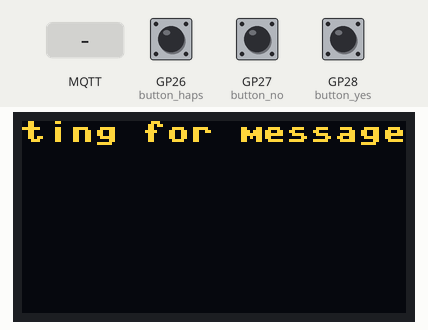
A program run on a simulated Raspberry Pi Pico running MicroPython. Parts: 128×64 one-colour display. The test bench sets the inputs (shaded band); at power-on: GP26 (button_haps) HIGH, GP27 (button_no) HIGH, GP28 (button_yes) HIGH. The OLED is the two-colour kind (top 16 rows yellow); WiFi joins after 1.5 s; no MQTT or app messages arrive unless stated; library files of the repository ran but are not shown: ssd1306.py, queue.py; what the program prints to the serial console is not drawn.

Above: at 4.7 s.
4.8 s: GP26 (button_haps) pulled LOW for 0.15 s
At 5.5 s:
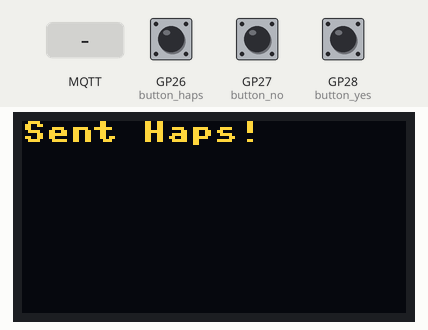
6.7 s: GP27 (button_no) pulled LOW for 0.15 s
At 7.9 s:
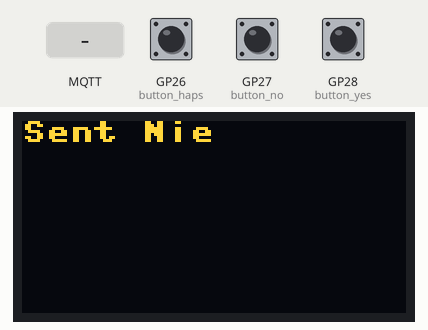
8.4 s: GP28 (button_yes) pulled LOW for 0.15 s
At 9.0 s:
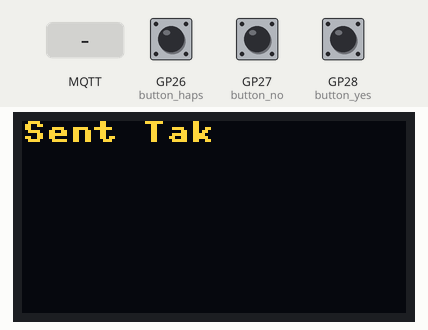
10.1 s: MQTT message "0.0.0.0" arrives on the first subscribed topic
At 11.0 s:
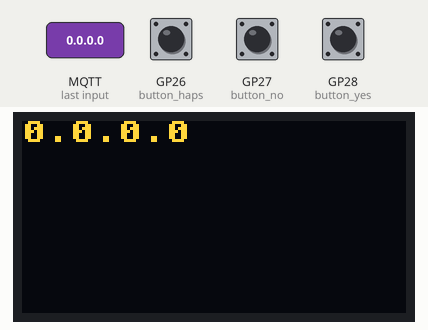
11.8 s: MQTT message "on" arrives on the first subscribed topic
At 12.8 s:
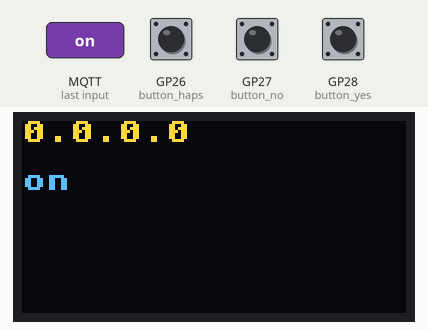
13.3 s: MQTT message "off" arrives on the first subscribed topic
At 14.8 s:
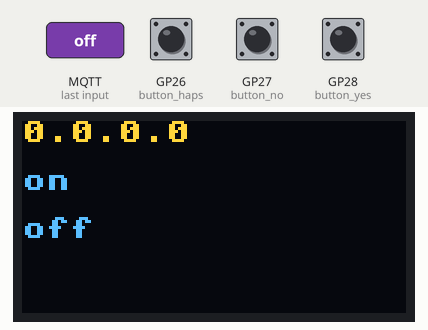
Timing chart, 0 to 15.9 s (numbered marks = the images above; inputs shaded):
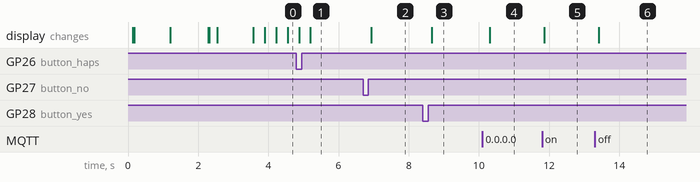

The program:

main.py
```python
import utime
from machine import Pin, I2C, Pin, Timer, reset
import json
from lib.umqtt_simple import MQTTClient
from lib.ssd1306 import SSD1306_I2C
from lib.oled_api import OLED
from lib.queue import Queue
from lib.network_api import NetworkConnection

messages_q = Queue()

f = open('config.json')
config_data = json.load(f)
f.close()

TEST_MODE = True

if TEST_MODE:
    wifi_ssid = config_data['ssid_test']
    wifi_password = config_data['psswd_test']
else:
    wifi_ssid = config_data['ssid']
    wifi_password = config_data['psswd']

mqtt_broker = config_data['broker']
mqtt_topic_read = config_data['topic']+config_data['suffix_read']
mqtt_topic_write = config_data['topic']+config_data['suffix_write']
mqtt_client_id = "pico_client"
mqtt_timeout = 10  # Przykładowy timeout - możesz dostosować
message_yes = config_data["message_yes"]
message_no = config_data["message_no"]
message_haps = config_data["message_haps"]

# Callback do obsługi przychodzących wiadomości MQTT
def mqtt_callback(topic, msg):
    print("Message in topic {}: {}".format(topic.decode(), msg.decode()))
    messages_q.put(msg.decode())

def main():
    button_yes = Pin(28, Pin.IN, Pin.PULL_UP)
    button_no = Pin(27, Pin.IN, Pin.PULL_UP)
    button_haps = Pin(26, Pin.IN, Pin.PULL_UP)
    i2c = I2C(0, scl=Pin(5), sda=Pin(4), freq=400000)
    utime.sleep_ms(100)
    oled = SSD1306_I2C(128, 64, i2c, addr=0x3C)
    oled_ssd = OLED(oled, "header msg")

    oled_ssd.enable_header(False)
    # oled_ssd.message_parser("Wi-Fi connecting...")

    network_connection = NetworkConnection(wifi_ssid, wifi_password, oled_ssd)
    ifconfig = network_connection.connect()
    oled_ssd.message_parser(f"Wi-Fi {wifi_ssid}")

    # Inicjalizacja klienta MQTT
    oled_ssd.message_parser(f"MQTT init")
    client = MQTTClient(mqtt_client_id, mqtt_broker)
    client.set_callback(mqtt_callback)
    mqtt_fail_counter = 0
    while True:
        try:
            client.connect()
            break
        except ECONNABORTED:
            mqtt_fail_counter += 1
            if mqtt_fail_counter > 10:
                oled_ssd.message_parser("RESET")
                utime.sleep(1)
                reset()

            print("MQTT failed to connect!")
            oled_ssd.message_parser(f"{mqtt_fail_counter}. MQTT retry")
            utime.sleep(1)

        except Exception as e:
            with open("log.txt", "a") as my_file:
                my_file.write(f"error: {e}\n")

    oled_ssd.message_parser(f"b: {mqtt_broker}")
    client.subscribe(mqtt_topic_read)
    oled_ssd.message_parser(f"Sub: {mqtt_topic_read}")
    oled_ssd.message_parser(f"Pub: {mqtt_topic_write}")
    utime.sleep(1)

    oled_ssd.enable_header()
    oled_ssd.set_header("Waiting for messages...")
    oled_ssd.messages_purge()
    oled_ssd.show()

    print("Main loop starting...")
    last_refresh_time = utime.ticks_ms()
    last_wlan_status_time = utime.ticks_ms()
    first_message_received = False
    while True:
        now = utime.ticks_ms()
        if now - last_refresh_time > 250:
            last_refresh_time = utime.ticks_ms()
            client.check_msg()
            oled_ssd.refresh()

        if now - last_wlan_status_time > 5000:
            last_wlan_status_time = utime.ticks_ms()
            status = network_connection.isconnected()
            if not status:
                oled_ssd.set_header("Wifi disconnected!")
                oled_ssd.refresh()
                network_connection.connect()
                oled_ssd.set_header(f"Wifi {wifi_ssid}")
            else:
                print("Wi-Fi still connected!")

        if not messages_q.empty():
            if not first_message_received:
                oled_ssd.enable_header(False)

            msg = messages_q.get()
            print('element: ', msg)
            oled_ssd.message_parser(msg)
            print("message parsed")

        if not button_yes.value():
            print("button_yes")
            utime.sleep_ms(100)
            client.publish(mqtt_topic_write, message_yes)
            oled_ssd.set_header(f"Sent {message_yes}")

        if not button_no.value():
            print("button_no")
            utime.sleep_ms(100)
            client.publish(mqtt_topic_write, message_no)
            oled_ssd.set_header(f"Sent {message_no}")

        if not button_haps.value():
            print("button_haps")
            utime.sleep_ms(100)
            client.publish(mqtt_topic_write, message_haps)
            oled_ssd.set_header(f"Sent {message_haps}")

        utime.sleep_ms(100)

main()
```

oled_api.py
```python
from icons import heart, cat_L, cat_R, kiss_L, kiss_R
from random import randint

class Message():
    VISIBLE_CHARS = 16
    def __init__(self, message):
        self.text = message
        self.visible = message[:self.VISIBLE_CHARS]
        self.scroll_position = 0
        if message[0] == "/":
            self.special = True
        else:
            self.special = False
            if len(message)>self.VISIBLE_CHARS:
                self.scrollable = True
            else:
                self.scrollable = False

    def scroll(self):
        if self.scrollable:
            if self.scroll_position < len(self.text) - self.VISIBLE_CHARS + 4:
                self.scroll_position += 1
            else:
                self.scroll_position = -4

        if self.scroll_position < 0:
            prefix = ""
            for _ in range(abs(self.scroll_position)):
                prefix += " "
            self.visible = prefix+self.text[:self.scroll_position + self.VISIBLE_CHARS]
            # print(f"visible: {self.visible}, pos: {self.scroll_position} pre: {len(prefix)}")

        elif self.scroll_position >= 0 and self.scroll_position <= self.VISIBLE_CHARS:
            self.visible = self.text[self.scroll_position:self.scroll_position + self.VISIBLE_CHARS]

        else:
            suffix = ""
            for _ in range(self.scroll_position - self.VISIBLE_CHARS):
                suffix += " "

            self.visible = self.text[self.scroll_position:self.scroll_position + self.VISIBLE_CHARS]+suffix
            # print(f"visible: {self.visible}, pos: {self.scroll_position} suf: {len(suffix)}")

    def __str__(self):
        return f"Class Message\ttext: {self.text}\tspecial: {self.special}\tscrollable: {self.scrollable}\t"

class OLED():
    def __init__(self, display, header, max_messages=3) -> None:
        self.display = display
        self.max_messages = max_messages
        self.last_messages = []
        self.header = Message(header)
        self.display.fill(0)
        self.display.show()
        self.image_on_screen = False
        print("Display initialised")

    def message_parser(self, message):
        msg = Message(message)
        print(f"Parsing message: {msg}")
        if msg.special is False:
            if len(self.last_messages) < self.max_messages:
                self.last_messages.append(msg)
            else:
                self.last_messages = self.last_messages[1:]
                self.last_messages.append(msg)

            self.show()
        else:
            self.image_on_screen = True


    def messages_purge(self):
        self.last_messages = []

    def enable_header(self, enable=True):
        if enable:
            self.max_messages = 3
        else:
            self.max_messages = 4

    def show(self):
        self.display.fill(0)  # Wyczyść ekran
        if self.max_messages == 3:
            self.display.text(self.header.visible, 0, 0)
            for index, current_message in enumerate(self.last_messages):
                self.display.text(current_message.visible, 0, 16*(index+1))
        elif self.max_messages > 3:
            for index, current_message in enumerate(self.last_messages):
                self.display.text(current_message.visible, 0, 16*(index))

        self.display.show()

    def refresh(self):
        self.header.scroll()
        for msg in self.last_messages:
            msg.scroll()

        self.show()

    def set_header(self, header):
        self.enable_header()
        self.header = Message(header)

# def prepare_image(oled, image, location):
#     x = location[0]
#     y = location[1]
#     for byte in image:
#         #print(f"data: {byte}")
#         for i in range(8):
#             if byte & 0x80:
#                 oled.pixel(x, y, 1)
#             x += 1
#             byte <<= 1
#         x -= 8  # Powrót do początkowej pozycji X
#         y += 1

# def image_to_columns(image):
#     columns = []
#     column = bytearray(16)  # Inicjalizacja kolumny

#     for i in range(16):
#         for j in range(16):
#             pixel = (image[j] >> (15 - i)) & 0x01  # Pobierz piksel z wiersza
#             column[j] = (column[j] << 1) | pixel  # Dodaj piksel do kolumny

#         if (i + 1) % 8 == 0:  # Jeśli osiągnięto szerokość 8 pikseli
#             columns.append(bytearray(column))  # Dodaj kolumnę do listy
#             column = bytearray(16)  # Zresetuj kolumnę

#     return columns

# def oled_display(oled, msg):
#     global last_messages, header_msg
#     if msg.startswith("/"):
#         if msg.startswith("/clear"):
#             last_messages = []
#             oled.fill(0)
#             oled.show()

#         if msg.startswith("/header"):
#             header_msg = msg[len("/header "):]
#             if len(header_msg) > 16:
#                 header_msg = header_msg[:16]

#         if msg.startswith("/serce"):
#             oled.fill(0)  # Wyczyść ekran
#             for _ in range(15):
#                 x = randint(0,120)
#                 y = randint(0,54)
#                 prepare_image(oled, heart, (x, y))

#             oled.show()

#         if msg.startswith("/kot"):
#             oled.fill(0)  # Wyczyść ekran
#             x = randint(0,110)
#             y = randint(0,50)

#             prepare_image(oled, cat_L, (x,y))
#             prepare_image(oled, cat_R, (x+8,y))
#             oled.show()

#         if msg.startswith("/kiss"):
#             oled.fill(0)  # Wyczyść ekran
#             for _ in range(15):
#                 x = randint(0,110)
#                 y = randint(0,50)
#                 prepare_image(oled, kiss_L, (x,y))
#                 prepare_image(oled, kiss_R, (x+8,y))

#             oled.show()

#     else:
#         last_messages.insert(0, msg)
#         # cut message to 16 chars
#         if len(msg) > 16:
#             msg = msg[:16]

#         if len(last_messages) > 0:
#             if len(last_messages) > MAX_MESSAGES_ON_SCREEN:
#                 last_messages = last_messages[:MAX_MESSAGES_ON_SCREEN]

#             oled.fill(0)  # Wyczyść ekran
#             oled.text(header_msg, 0, 0)

#             for index, current_message in enumerate(last_messages):
#                 oled.text(current_message, 0, 16*(index+1))

#             oled.show()
```

network_api.py
```python
import network
import utime
import machine

class NetworkConnection():
    def __init__(self, ssid, password, oled_ssd):
        self.ssid = ssid
        self.password = password
        self.wlan = network.WLAN(network.STA_IF)
        self.wlan.active(True)
        self.ifconfig = None
        self.connection_counter = 0
        self.oled_ssd = oled_ssd
        if self.isconnected():
            self.disconnect()

    def connect(self):
        # self.wlan = network.WLAN(network.STA_IF)
        if not self.isconnected():
            self.oled_ssd.message_parser("Wifi connecting")
            print('Connecting to Wi-Fi...')
            self.wlan.connect(self.ssid, self.password)

            while not self.isconnected():
                utime.sleep(1)
                self.connection_counter += 1
                self.oled_ssd.message_parser(f"{self.connection_counter}. Connecting..")
                print(f"{self.connection_counter}.Waiting for connection")
                if self.connection_counter > 10:
                    print("Software reset!")
                    self.oled_ssd.message_parser("RESET")
                    machine.reset()
        else:
            print("Wi-Fi was connected previously!")
            self.oled_ssd.message_parser("WiFi was conn.")

        self.ifconfig = self.wlan.ifconfig()
        print(f"Wi-Fi connected: {self.ssid}, {self.ifconfig}")
        self.oled_ssd.message_parser(f"IP: {self.ifconfig[0]}")
        if self.ifconfig[0] == '0.0.0.0':
            print("Connected to empty network! Disconnecting and reconnecting...")
            self.oled_ssd.message_parser("Empty net, recon")

            self.disconnect()
            self.connect()

        self.connection_counter = 0
        return self.ifconfig

    def isconnected(self):
        return self.wlan.isconnected()

    def disconnect(self):
        self.oled_ssd.message_parser("Disconnecting!")
        print("Wi-Fi disconnecting!")
        self.wlan.disconnect()
        while self.isconnected():
            utime.sleep(1)
            print("Disconnecting in progress..")

        print("Wi-Fi disconnected!")
        self.oled_ssd.message_parser("Disconnected!")
```

icons.py
```python
heart = bytearray([
    0b00000000,
    0b01100110,
    0b11111111,
    0b11111111,
    0b11111111,
    0b01111110,
    0b00111100,
    0b00011000,
    0b00000000,
    0b00000000,
    0b00000000,
    0b00000000,
    0b00000000,
    0b00000000,
    0b00000000,
    0b00000000,
])

kiss_L = bytearray([
    0b00000110,
    0b00001001,
    0b00110000,
    0b01000011,
    0b11111101,
    0b01000000,
    0b00110000,
    0b00011100,
    0b00000111,
    0b00000000,
    0b00000000,
    0b00000000,
    0b00000000,
    0b00000000,
    0b00000000,
    0b00000000,
])

kiss_R = bytearray([
    0b01100000,
    0b10010000,
    0b00001100,
    0b11000010,
    0b10111111,
    0b00000010,
    0b00001100,
    0b00111000,
    0b11100000,
    0b00000000,
    0b00000000,
    0b00000000,
    0b00000000,
    0b00000000,
    0b00000000,
    0b00000000,
])

cat_L = bytearray([
    0b00110000,
    0b00111000,
    0b00101100,
    0b00100100,
    0b00100110,
    0b00101111,
    0b00111000,
    0b00110010,
    0b01100110,
    0b01000000,
    0b01000000,
    0b01000000,
    0b01001110,
    0b01000011,
    0b00110000,
    0b00011111,
])

cat_R = bytearray([
    0b00000000,
    0b00000011,
    0b00000111,
    0b00001101,
    0b00011001,
    0b11110010,
    0b00001110,
    0b00100110,
    0b00110010,
    0b10000010,
    0b11000010,
    0b00000010,
    0b00100110,
    0b11001100,
    0b00011000,
    0b11110000,
])
```

Measured:
- after the input at 4.8 s, the display: first differs from a run without the input after 0.40 s (image 1)
- after the input at 6.7 s, the display: changes after 0.23 s (image 2)
- after the input at 8.4 s, the display: changes after 0.26 s (image 3)
- after the input at 10.1 s, the display: changes after 0.21 s (image 4)
- after the input at 11.8 s, the display: changes after 0.06 s (image 5)
- after the input at 13.3 s, the display: changes after 0.12 s (image 6)
